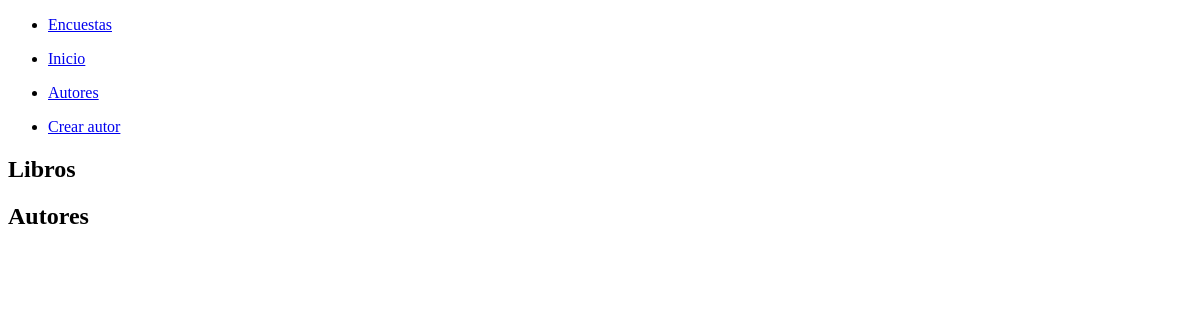
The page /pruebas/autores/ on the database as committed earlier.
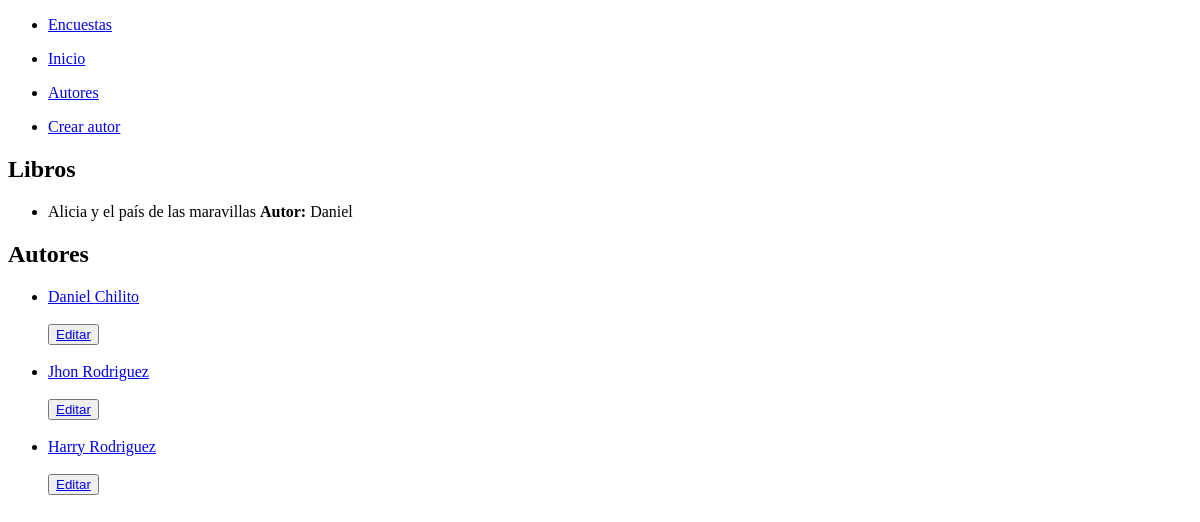
The same page on the database as committed later.
### pruebas/models.py (models this page shows, shortened)
class Book(models.Model):
    title = models.CharField('Titulo del Libro', max_length=100, unique=True)
    codigo_unique = models.CharField(
        'Codigo Único', max_length=10, unique=True)
    author = models.ManyToManyField(Author)
    class Meta:
        verbose_name = 'Libro'
        verbose_name_plural = 'Libros'
    objects = CustomManager()

class Author(models.Model):
    name = models.CharField(verbose_name='Nombre', max_length=100, default='')
    last_name = models.CharField(
        verbose_name='Apellido', max_length=100, default='')
    age = models.PositiveBigIntegerField(verbose_name='Edad')
    objects = CustomManager()

### pruebas/views.py (the view)
# urls.py: path('autores/', views.autores, name='autores'),
def autores(request):
    libros = Book.objects.all()
    authors = Author.objects.all()
    return render(request, 'autores.html', {
        'Books': libros, "Authors": authors
    })

### pruebas/models.py (called while the page is built)
    def get_queryset(self):
        return super().get_queryset()

### pruebas/templates/autores.html (shortened to what this page needs)
{% extends 'layouts/nabvar.html' %} {% block content %}
<h2>Libros</h2>
<ul>
  {% for libro in Books %}
  <li>
    {{ libro.title }} <strong>Autor:</strong>
    {% for autor in libro.author.all %}
    {{ autor.name }}
    {% endfor %}
  </li>
  {% endfor %}
</ul>
<h2>Autores</h2>
<ul>
  {% for autor in Authors %}
  <li>
    <a href="{% url 'pruebas:blog' autor.id %}">
      {{ autor.name }} {{ autor.last_name }}
    </a>
  </li>
  <br />
  <button>
    <a href="{% url 'pruebas:update' autor.id %}">Editar</a>
  </button>
  <br />
  <br />
  {% endfor %}
</ul>
 {% endblock %}

Rows that differ between the two databases and show on the page:
added Book: title "Alicia y el país de las maravillas"
added Author: name "Daniel", last_name "Chilito"
added Author: name "Jhon", last_name "Rodriguez", shown under "Autores"
added Author: name "Harry", last_name "Rodriguez", shown under "Autores"
